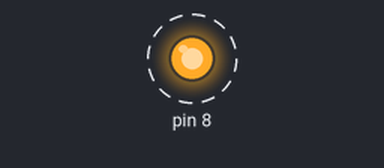
The sketch below on a simulated Arduino Uno, built with avr-gcc and run on an emulated ATmega328P. On the bench: output pins drawn as LEDs (lit = HIGH). Dashed ring = blinking.

Above: at 0.5 s.
Timing chart, 0 to 4.6 s (numbered marks = the images above):
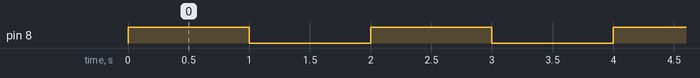

The sketch:

Lesson_09_Relay.ino
```cpp
const int relayPin(8); // Labels pin 8 as relayPin

void setup()
{
  pinMode(relayPin, OUTPUT); // Initalizes relayPin as an output pin
}

void loop()
{
  digitalWrite(relayPin, HIGH); // Sets relayPin to high
  delay(1000); // Wait 1000 milliseconds
  digitalWrite(relayPin, LOW); // Sets relayPin to low
  delay(1000); // Wait 1000 milliseconds
}
```

Measured:
- by itself, pin 8: alternates HIGH for 1.0 s and LOW for 1.0 s
